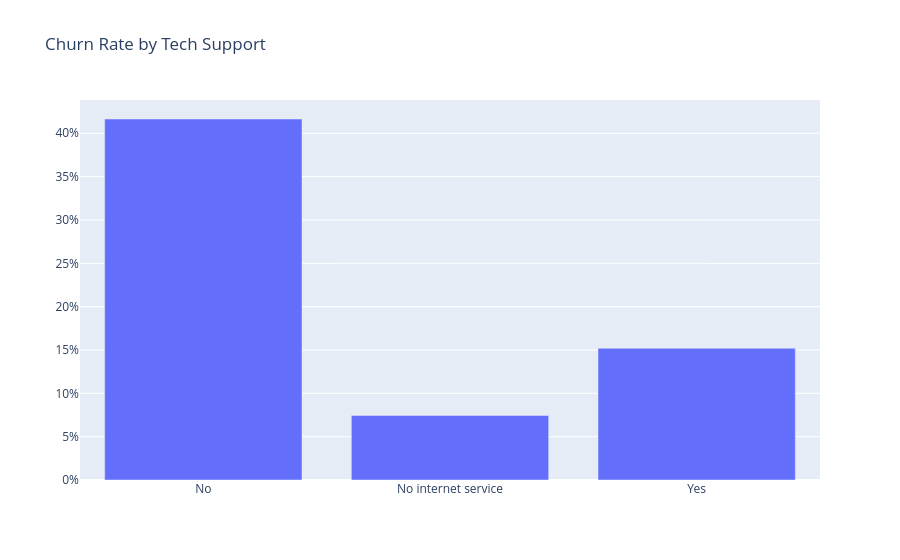

Notebook cell for this chart:
### Code cell
# Churn Rate by Tech Support
plot_by_tech = churn_dataset.groupby('TechSupport')['Churn'].mean().reset_index()
plot_data = [go.Bar(x=plot_by_tech['TechSupport'], y=plot_by_tech['Churn'])]
layout = go.Layout(title='Churn Rate by Tech Support', yaxis=dict(tickformat='.0%'))
po.iplot(go.Figure(data=plot_data, layout=layout))

### Figure 1 — Plotly figure (JSON) as saved in the notebook; plotly's stock layout.template omitted (floating-point values rounded to 4 significant figures)
{"data": [{"type": "bar", "x": ["No", "No internet service", "Yes"], "y": [0.4165, 0.07434, 0.152]}], "layout": {"title": {"text": "Churn Rate by Tech Support"}, "yaxis": {"tickformat": ".0%"}}}
